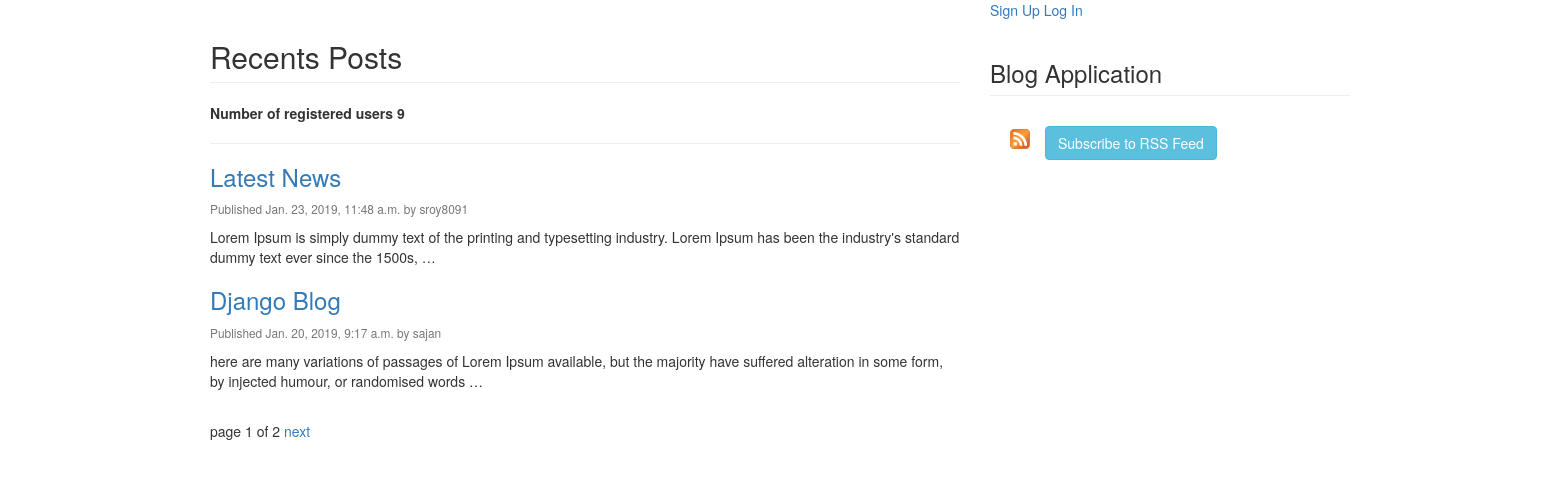
Screenshot of /blog/ with the database file from the repository.
### blog/models.py (models this page shows, shortened)
class Post(models.Model):
	STATUS_CHOICES=(
		('draft','Draft'),
		('published','Published'),
	)
	title=models.CharField(max_length=250)
	slug=models.SlugField(max_length=250,unique_for_date='publish')
	author=models.ForeignKey(User,related_name='blog_posts',on_delete=models.CASCADE)
	body=models.TextField()
	publish=models.DateTimeField(default=timezone.now)
	created=models.DateTimeField(auto_now_add=True)
	updated=models.DateTimeField(auto_now=True)
	status=models.CharField(max_length=10,choices=STATUS_CHOICES,default='draft')
	objects=models.Manager()
	published=PublishedManager()
	class Meta:
		ordering=('-publish',)
	def get_absolute_url(self):
		return reverse('blog:post_detail_view',args=[self.publish.year,self.publish.strftime('%m'),self.publish.strftime('%d'),self.slug])

### blog/views.py (the view)
def post_list_view(request):
	list_objects=Post.published.all()
	paginator=Paginator(list_objects,2)
	page=request.GET.get('page')
	count=User.objects.count()
	try:
		posts=paginator.page(page)
	except PageNotAnInteger:
		posts=paginator.page(1)
	except EmptyPage:
		posts=paginator.page(paginator.num_pages)
	return render(request,'blog/post/list.html',{'posts':posts,'count':count})

### blog/models.py (called while the page is built)
	def get_queryset(self):
		return super(PublishedManager,self).get_queryset().filter(status='published')

### templates/blog/post/list.html (shortened to what this page needs)
{% extends "blog/master.html" %}
{% block content %}
   <h2 class="page-header">Recents Posts</h2>
   <strong>Number of registered users {{ count }}</strong>
   <hr>
    {% for post in posts %}
       <h3><a href="{{ post.get_absolute_url }}">{{ post.title }}</a></h3>
        <p class="small" style="color: #777777">Published {{ post.publish }} by {{ post.author }}</p>
        <p>{{ post.body|truncatewords:25|linebreaks }}</p>
    {% endfor %}
    {% include "pagination.html" with page=posts %}
{% endblock %}

### templates/blog/master.html (shortened to what this page needs)
{% load staticfiles %}
<!DOCTYPE html>
<html lang="en">
<head>
    <link rel="stylesheet" href="https://maxcdn.bootstrapcdn.com/bootstrap/3.4.0/css/bootstrap.min.css">
</head>
<body>
  <div class="container">
      <div class="row">
          <div class="col-md-8">
              {% block content %}
              {% endblock %}
          </div>
          <div class="col-md-4">
            {% if user.is_authenticated %}
            <p>
                Hi {{ user.username }},
            </p>
              <p><a href="{% url 'password_change' %}">Password Change</a></p>
              <p> <a href="{% url 'logout' %}">Logout</a></p>
            {% else %}
              <p>
                <a href="{% url 'accounts:sign_up' %}">Sign Up</a>
                <a href="{% url 'login' %}">Log In</a>
              </p>
              {% endif %}
              <h3 class="page-header">Blog Application</h3>
              <div style="width:10px; float:left; height:100px;margin:10px">
                <a href="{% url "blog:post_feed" %}" target="_blank">
                <img style="height:20px;width:20px;margin-left:10px;"src="{% static '/images/Feed-icon.svg' %}" alt="feed"></img></a>
              </div>
              <div style="width:10px; float:left; height:100px;margin:10px">
                {% include "subscribe.html" %}
              </div>
      </div>
</div>
</body>
</html>

### templates/pagination.html (shortened to what this page needs)
<div class="container">
    <div class="row">
    <span class="pagination">
      <span class="active">
          page {{ page.number }} of {{ page.paginator.num_pages }}
      </span>
    {% if page.has_next %}
        <a href="?page={{ page.next_page_number }}">next</a>
    {% endif %}
    </span>
</div>
</div>

### templates/subscribe.html (shortened to what this page needs)
<div class="container">
  <button type="button" class="btn btn-info" data-toggle="modal" data-target="#myModal">Subscribe to RSS Feed</button>
</div>

### rows the page displays
Post: title "Latest News", publish "Jan. 23, 2019, 11:48 a.m.", author "sroy8091", body "Lorem Ipsum is simply dummy text of the printing and typesetting industry. Lorem Ipsum has been the industry's standard dummy text ever since the 1500s, …"
Post: title "Django Blog", publish "Jan. 20, 2019, 9:17 a.m.", author "sajan", body "here are many variations of passages of Lorem Ipsum available, but the majority have suffered alteration in some form, by injected humour, or randomised words …"

### other values shown
{{ count }} "9"
{{ page.number }} "1"
{{ page.paginator.num_pages }} "2"
